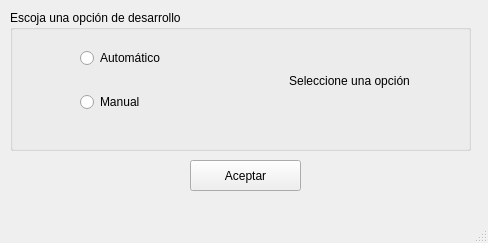
<?xml version="1.0" encoding="UTF-8"?>
<ui version="4.0">
 <class>Inicio</class>
 <widget class="QMainWindow" name="Inicio">
  <property name="geometry">
   <rect>
    <x>0</x>
    <y>0</y>
    <width>488</width>
    <height>243</height>
   </rect>
  </property>
  <property name="windowTitle">
   <string>Ventana de Inicio</string>
  </property>
  <widget class="QWidget" name="centralwidget">
   <widget class="QGroupBox" name="groupBox">
    <property name="geometry">
     <rect>
      <x>10</x>
      <y>10</y>
      <width>461</width>
      <height>141</height>
     </rect>
    </property>
    <property name="title">
     <string>Escoja una opción de desarrollo</string>
    </property>
    <widget class="QLabel" name="label">
     <property name="geometry">
      <rect>
       <x>244</x>
       <y>20</y>
       <width>191</width>
       <height>101</height>
      </rect>
     </property>
     <property name="text">
      <string>Seleccione una opción</string>
     </property>
     <property name="scaledContents">
      <bool>false</bool>
     </property>
     <property name="alignment">
      <set>Qt::AlignCenter</set>
     </property>
     <property name="wordWrap">
      <bool>true</bool>
     </property>
    </widget>
    <widget class="QWidget" name="">
     <property name="geometry">
      <rect>
       <x>70</x>
       <y>20</y>
       <width>171</width>
       <height>101</height>
      </rect>
     </property>
     <layout class="QVBoxLayout" name="verticalLayout">
      <item>
       <widget class="QRadioButton" name="Automatico">
        <property name="layoutDirection">
         <enum>Qt::LeftToRight</enum>
        </property>
        <property name="text">
         <string>Automático</string>
        </property>
        <property name="iconSize">
         <size>
          <width>30</width>
          <height>30</height>
         </size>
        </property>
       </widget>
      </item>
      <item>
       <widget class="QRadioButton" name="Manual">
        <property name="text">
         <string>Manual</string>
        </property>
        <property name="iconSize">
         <size>
          <width>30</width>
          <height>30</height>
         </size>
        </property>
       </widget>
      </item>
     </layout>
    </widget>
   </widget>
   <widget class="QPushButton" name="Aceptar">
    <property name="geometry">
     <rect>
      <x>190</x>
      <y>160</y>
      <width>111</width>
      <height>31</height>
     </rect>
    </property>
    <property name="text">
     <string>Aceptar</string>
    </property>
   </widget>
  </widget>
  <widget class="QMenuBar" name="menubar">
   <property name="geometry">
    <rect>
     <x>0</x>
     <y>0</y>
     <width>488</width>
     <height>26</height>
    </rect>
   </property>
  </widget>
  <widget class="QStatusBar" name="statusbar"/>
 </widget>
 <resources/>
 <connections/>
</ui>
